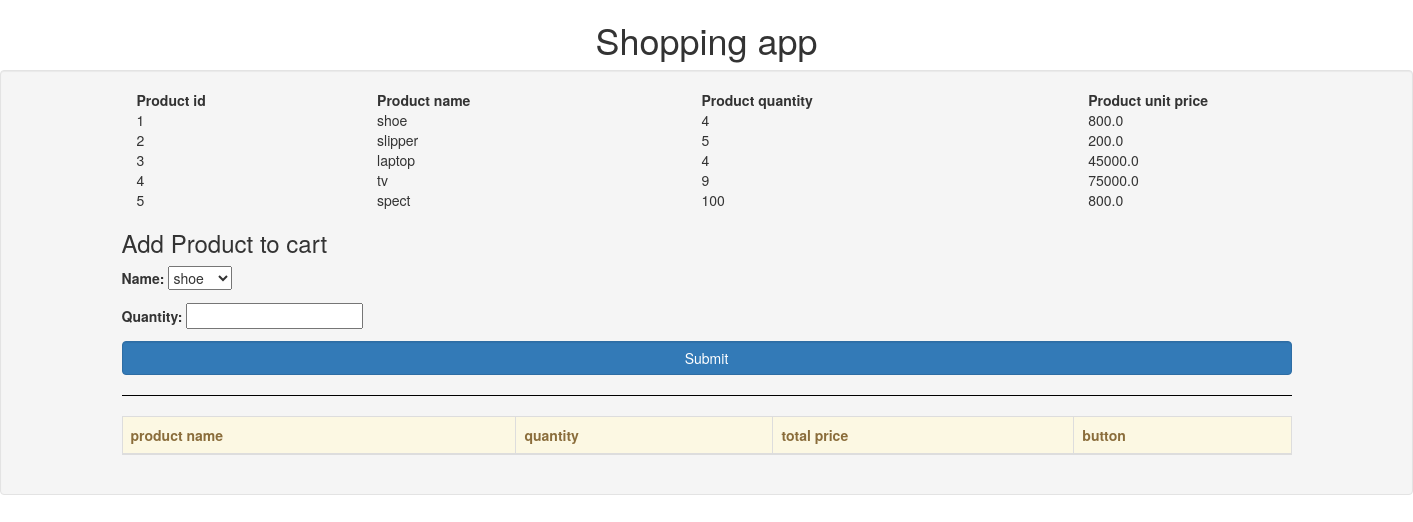
The page / on the database its author committed.
### shoppingcart/models.py (models this page shows)
class Product(models.Model):
    name = models.CharField(max_length=256)
    quantity = models.IntegerField()
    unit_price = models.FloatField()

### shoppingcart/views.py (the view)
# urls.py: path('', views.get_product, name='get-product'),
def get_product(request):
    products = Product.objects.all()
    form = CartForm()
    return render(request, 'products.html', {'products': products, 'cart': Cart(request), 'form': form})

### shoppingcart/forms.py
class CartForm(forms.Form):
    INTEGER_CHOICES = [tuple([x.name, x.name]) for x in Product.objects.all()]
    name = forms.CharField(max_length=64, widget=forms.Select(choices=INTEGER_CHOICES))
    quantity = forms.IntegerField()

### shoppingcart/cart.py (called while the page is built)
    def __iter__(self):
        for item in self.cart.item_set.all():
            yield item

    def new(self, request):
        cart = models.Cart(creation_date=datetime.datetime.now())
        cart.save()
        request.session[CART_ID] = cart.id
        return cart

### shoppingcart/templates/products.html (shortened to what this page needs)
{% extends 'base.html' %}
{% load static %}
{% block body %}
<div class="container">
    <table style="width:120%">
        <tr>
            <th>Product id</th>
            <th>Product name</th>
            <th>Product quantity</th>
            <th>Product unit price</th>
        </tr>
        {% for product in products %}
        <tr>
            <td>{{ product.id }}</td>
            <td>{{ product.name }}</td>
            <td>{{ product.quantity }}</td>
            <td>{{ product.unit_price }}</td>
        </tr>
        {% endfor %}
    </table>
    <div class="row">
      <div class="col-md-16">
        <h3>Add Product to cart</h3>
            <form id="id-add-cart" method="POST">
                {{ form.as_p }}
                <button type="submit" class="btn btn-primary form-control" id="submit">Submit</button>
            </form>
          <hr style="border-top:1px solid #000; clear:both;"/>
            <table class="table table-bordered">
                <thead class="alert-warning">
                    <tr>
                        <th>product name</th>
                        <th>quantity</th>
                        <th>total price</th>
                        <th>button</th>
                    </tr>
                </thead>
            </table>
      </div>
    </div>
</div>
{% endblock %}

### shoppingcart/templates/base.html (shortened to what this page needs)
<!doctype html>
<html lang="en">
  <head>
    <link rel="stylesheet" href="https://maxcdn.bootstrapcdn.com/bootstrap/3.4.1/css/bootstrap.min.css">
  </head>
  <body>
    <h1 align="center">Shopping app</h1>
    <div class="col-md-16 well">
        {% block body %}
        {% endblock %}
    </div>
  </body>
</html>

### rows shown on the page
Product: id "1", name "shoe", quantity "4", unit_price "800.0"
Product: id "2", name "slipper", quantity "5", unit_price "200.0"
Product: id "3", name "laptop", quantity "4", unit_price "45000.0"
Product: id "4", name "tv", quantity "9", unit_price "75000.0"
Product: id "5", name "spect", quantity "100", unit_price "800.0"
